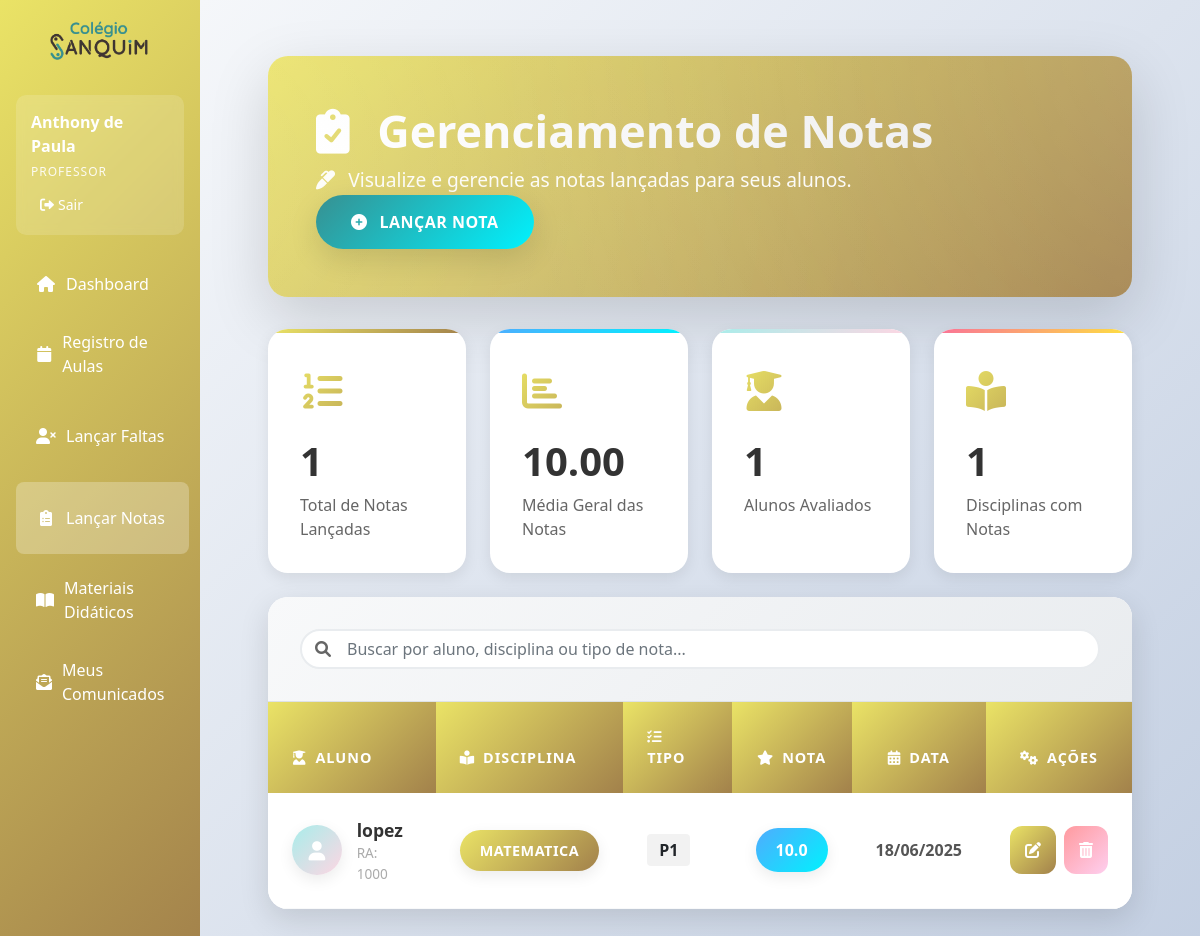
/notas (signed in), run on an earlier commit of the app's database.
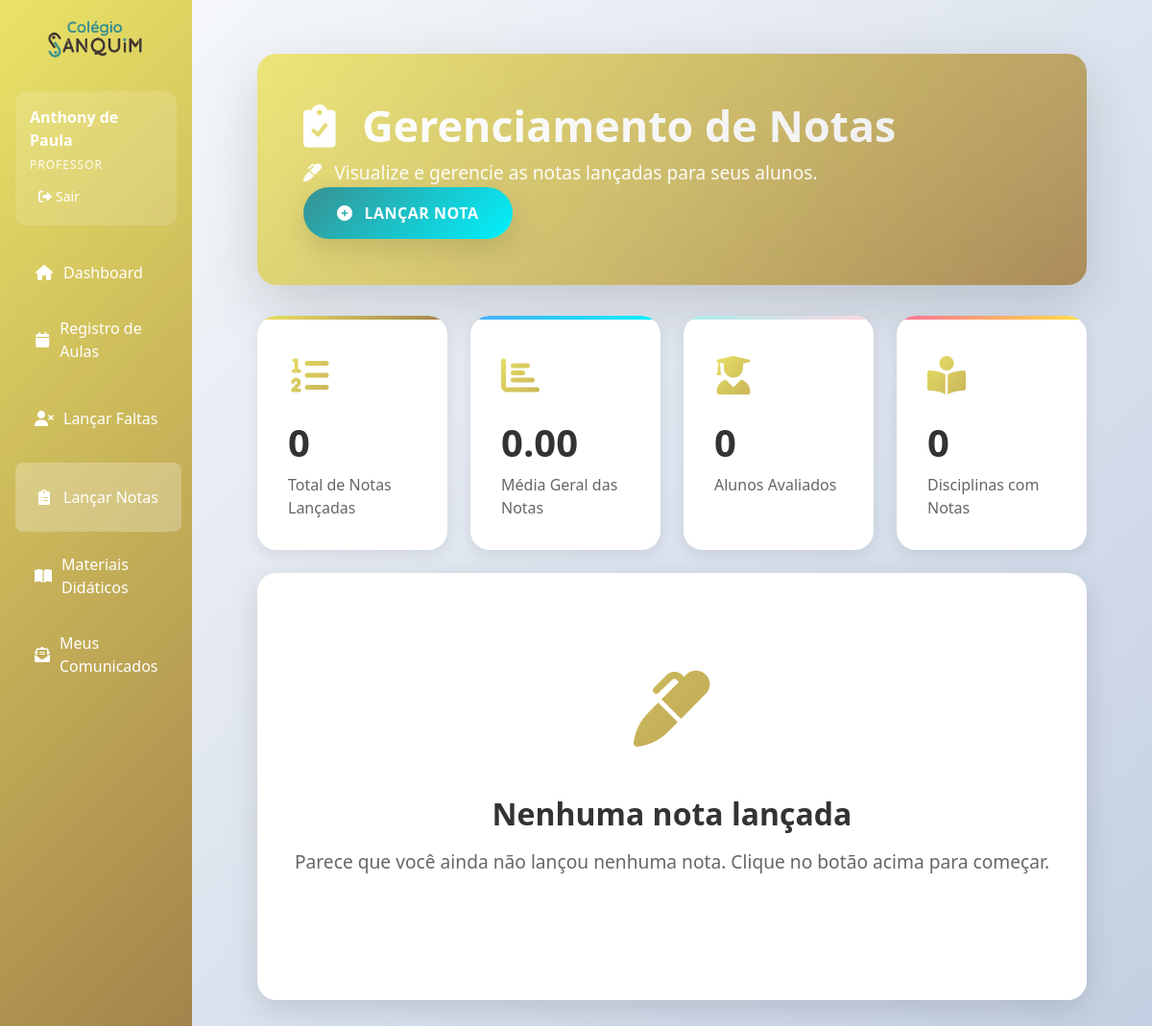
And on a later commit of the database.
### app.py (models this page shows, shortened)
class Nota(db.Model):
    __tablename__ = 'nota'
    id = db.Column(db.Integer, primary_key=True)
    valor = db.Column(db.Float, nullable=False)
    tipo = db.Column(db.String(20), nullable=False)  # 'P1', 'P2', 'Trabalho', etc.
    data = db.Column(db.Date, default=datetime.utcnow)
    aluno_id = db.Column(db.Integer, db.ForeignKey('aluno.id'), nullable=False)
    disciplina_id = db.Column(db.Integer, db.ForeignKey('disciplina.id'), nullable=False)
    disciplina = db.relationship('Disciplina', back_populates='notas')

class Aluno(db.Model):
    __tablename__ = 'aluno'
    id = db.Column(db.Integer, primary_key=True)
    nome = db.Column(db.String(100), nullable=False)
    ra = db.Column(db.String(20), nullable=False, unique=True)
    data_nascimento = db.Column(db.Date)
    cpf = db.Column(db.String(14), nullable=False, unique=True)
    rg = db.Column(db.String(20))
    endereco = db.Column(db.String(255))
    bairro = db.Column(db.String(100))
    cidade = db.Column(db.String(100))
    email = db.Column(db.String(120), unique=True, nullable=False)
    telefone = db.Column(db.String(20))
    status = db.Column(db.Integer, default=1)
    senha_hash = db.Column(db.String(255), nullable=True)
    turma_id = db.Column(db.Integer, db.ForeignKey('turma.id'))
    notas = db.relationship('Nota', backref='aluno', lazy=True)
    turma = db.relationship('Turma', backref='aluno', lazy=True)

class Disciplina(db.Model):
    __tablename__ = 'disciplina'
    id = db.Column(db.Integer, primary_key=True)
    nome = db.Column(db.String(100), nullable=False)
    codigo = db.Column(db.String(20), unique=True, nullable=False)
    carga_horaria = db.Column(db.Integer)
    descricao = db.Column(db.Text)
    categoria = db.Column(db.String(50), default='geral') # ex: exatas, humanas, biologicas, geral
    professor_id = db.Column(db.Integer, db.ForeignKey('professor.id'))
    turma_id = db.Column(db.Integer, db.ForeignKey('turma.id'))
    professor = db.relationship('Professor', backref='minhas_disciplinas')
    turma = db.relationship('Turma', backref='disciplinas_vinculadas')
    notas = db.relationship('Nota', back_populates='disciplina', cascade="all, delete-orphan")
    faltas = db.relationship('Falta', back_populates='disciplina_rel', cascade="all, delete-orphan")

### app.py (the view)
@app.route('/notas')
@login_required
def listar_notas():
    user_tipo = session.get('user_tipo')
    if user_tipo == 'aluno':
        aluno_id = session.get('user_id')
        notas = Nota.query.filter_by(aluno_id=aluno_id).order_by(Nota.disciplina_id, Nota.data).all()
        notas_por_disciplina = {}
        for nota in notas:
            if nota.disciplina not in notas_por_disciplina:
                notas_por_disciplina[nota.disciplina] = []
            notas_por_disciplina[nota.disciplina].append(nota)
        medias = {}
        for disciplina, notas_disc in notas_por_disciplina.items():
            valores = [n.valor for n in notas_disc]
            medias[disciplina.id] = sum(valores) / len(valores) if valores else None
        return render_template('notas/listar.html',
                             notas_por_disciplina=notas_por_disciplina,
                             medias=medias)
    elif user_tipo == 'professor':
        professor_id = session.get('user_id')
        disciplinas_ids = [d.id for d in Disciplina.query.filter_by(professor_id=professor_id).all()]
        notas = Nota.query.filter(Nota.disciplina_id.in_(disciplinas_ids)).all()
        return render_template('notas/professor_listar.html', notas=notas)
    else:
        notas = Nota.query.all()
        return render_template('notas/admin_listar.html', notas=notas)

### app.py (called while the page is built)
def login_required(f):
    @wraps(f)
    def decorated_function(*args, **kwargs):
        if 'user_id' not in session:
            return redirect(url_for('login'))
        return f(*args, **kwargs)
    return decorated_function

### templates/notas/professor_listar.html (shortened to what the changed rows need)
{% extends "base.html" %}
{% block content %}
<div class="main-container">
    <div class="header-section" style="background: var(--primary-gradient);">
        <div class="header-content d-flex justify-content-between align-items-center flex-wrap">
            <div class="mb-3 mb-md-0">
                <h1 class="page-title mb-2">
                    <i class="fas fa-clipboard-check me-3"></i>
                    Gerenciamento de Notas
                </h1>
            </div>
        </div>
    </div>
    <div class="stats-container mb-4">
        <div class="row g-4">
            <div class="col-lg-3 col-md-6">
                <div class="stat-card stat-primary">
                    <div class="stat-content">
                        <h3>{{ notas|length }}</h3>
                        <p>Total de Notas Lançadas</p>
                    </div>
                </div>
            </div>
            <div class="col-lg-3 col-md-6">
                <div class="stat-card stat-success">
                    <div class="stat-content">
                        {% set media_geral = (notas|sum(attribute='valor') / notas|length if notas else 0) %}
                        <h3>{{ "%.2f"|format(media_geral) }}</h3>
                        <p>Média Geral das Notas</p>
                    </div>
                </div>
            </div>
            <div class="col-lg-3 col-md-6">
                <div class="stat-card stat-info">
                    <div class="stat-content">
                        <h3>{{ notas|map(attribute='aluno_id')|unique|list|length }}</h3>
                        <p>Alunos Avaliados</p>
                    </div>
                </div>
            </div>
            <div class="col-lg-3 col-md-6">
                <div class="stat-card stat-warning">
                    <div class="stat-content">
                        <h3>{{ notas|map(attribute='disciplina_id')|unique|list|length }}</h3>
                        <p>Disciplinas com Notas</p>
                    </div>
                </div>
            </div>
        </div>
    </div>
    <div class="main-card">
        {% if notas %}
        <div class="search-filter-bar">
            <div class="search-box">
                <i class="fas fa-search"></i>
                <input type="text" id="searchInput" placeholder="Buscar por aluno, disciplina ou tipo de nota..." class="form-control">
            </div>
        </div>
        <div class="table-container">
            <div class="table-responsive">
                <table class="table custom-table" id="notasTable">
                    <thead>
                        <tr>
                            <th><i class="fas fa-user-graduate me-2"></i>Aluno</th>
                            <th><i class="fas fa-book-reader me-2"></i>Disciplina</th>
                            <th><i class="fas fa-tasks me-2"></i>Tipo</th>
                            <th class="text-center"><i class="fas fa-star me-2"></i>Nota</th>
                            <th class="text-center"><i class="fas fa-calendar-alt me-2"></i>Data</th>
                            <th class="text-center"><i class="fas fa-cogs me-2"></i>Ações</th>
                        </tr>
                    </thead>
                    <tbody>
                        {% for nota in notas %}
                        <tr>
                            <td>
                                <div class="disciplina-info">
                                    <div class="disciplina-avatar" style="background: var(--info-gradient);">
                                        <i class="fas fa-user"></i>
                                    </div>
                                    <div>
                                        <span class="subject-name">{{ nota.aluno.nome }}</span>
                                        <small class="d-block text-muted-light">RA: {{ nota.aluno.ra }}</small>
                                    </div>
                                </div>
                            </td>
                            <td>
                                <span class="category-badge" style="background: var(--primary-gradient); color: white;">
                                    {{ nota.disciplina.nome }}
                                </span>
                            </td>
                            <td>
                                <span class="badge fs-6 text-dark" style="background-color: rgba(0,0,0,0.05); padding: 8px 12px; font-weight: 600;">
                                    {{ nota.tipo }}
                                </span>
                            </td>
                            <td class="text-center">
                                <span class="nota-badge nota-{{ 'success' if nota.valor >= 7 else 'warning' if nota.valor >= 5 else 'danger' }}">
                                    {{ "%.1f"|format(nota.valor) }}
                                </span>
                            </td>
                            <td class="text-center">
                                <div class="date-container">
                                    {{ nota.data.strftime('%d/%m/%Y') }}
                                </div>
                            </td>
                            <td class="text-center">
                                <div class="action-buttons">
                                    <a href="{{ url_for('editar_nota', id=nota.id) }}" class="btn action-btn btn-edit" title="Editar Nota">
                                        <i class="fas fa-edit"></i>
                                    </a>
                                    <button type="button" class="btn action-btn btn-delete" title="Excluir Nota"
                                            data-bs-toggle="modal"
                                            data-bs-target="#confirmDeleteModal"
                                            data-delete-url="{{ url_for('deletar_nota', id=nota.id) }}"
                                            data-delete-info="a nota {{ '%.1f'|format(nota.valor) }} para o aluno(a) {{ nota.aluno.nome }}">
                                        <i class="fas fa-trash-alt"></i>
                                    </button>
                                </div>
                            </td>
                        </tr>
                        {% endfor %}
                    </tbody>
                </table>
            </div>
        </div>
        {% else %}
        <div class="empty-state">
            <div class="empty-animation"><div class="empty-icon"><i class="fas fa-marker"></i></div></div>
            <h5 class="empty-title">Nenhuma nota lançada</h5>
            <p class="empty-description">Parece que você ainda não lançou nenhuma nota. Clique no botão acima para começar.</p>
        </div>
        {% endif %}
    </div>
</div>
{% endblock %}

What changed in the data, as far as the page shows it:
removed Nota: aluno.nome "lopez", aluno.ra "1000", disciplina.nome "MATEMATICA", tipo "P1", valor "10.0", data "18/06/2025"
Also different on the page:
{{ notas|length }}: "1" → "0"
{{ "%.2f"|format(media_geral) }}: "10.00" → "0.00"
{{ notas|map(attribute='aluno_id')|unique|list|length }}: "1" → "0"
{{ notas|map(attribute='disciplina_id')|unique|list|length }}: "1" → "0"
text no longer shown: "ALUNO DISCIPLINA TIPO NOTA DATA AÇÕES"
text now shown: "Nenhuma nota lançada Parece que você ainda não lançou nenhuma nota. Clique no botão acima para começar."
